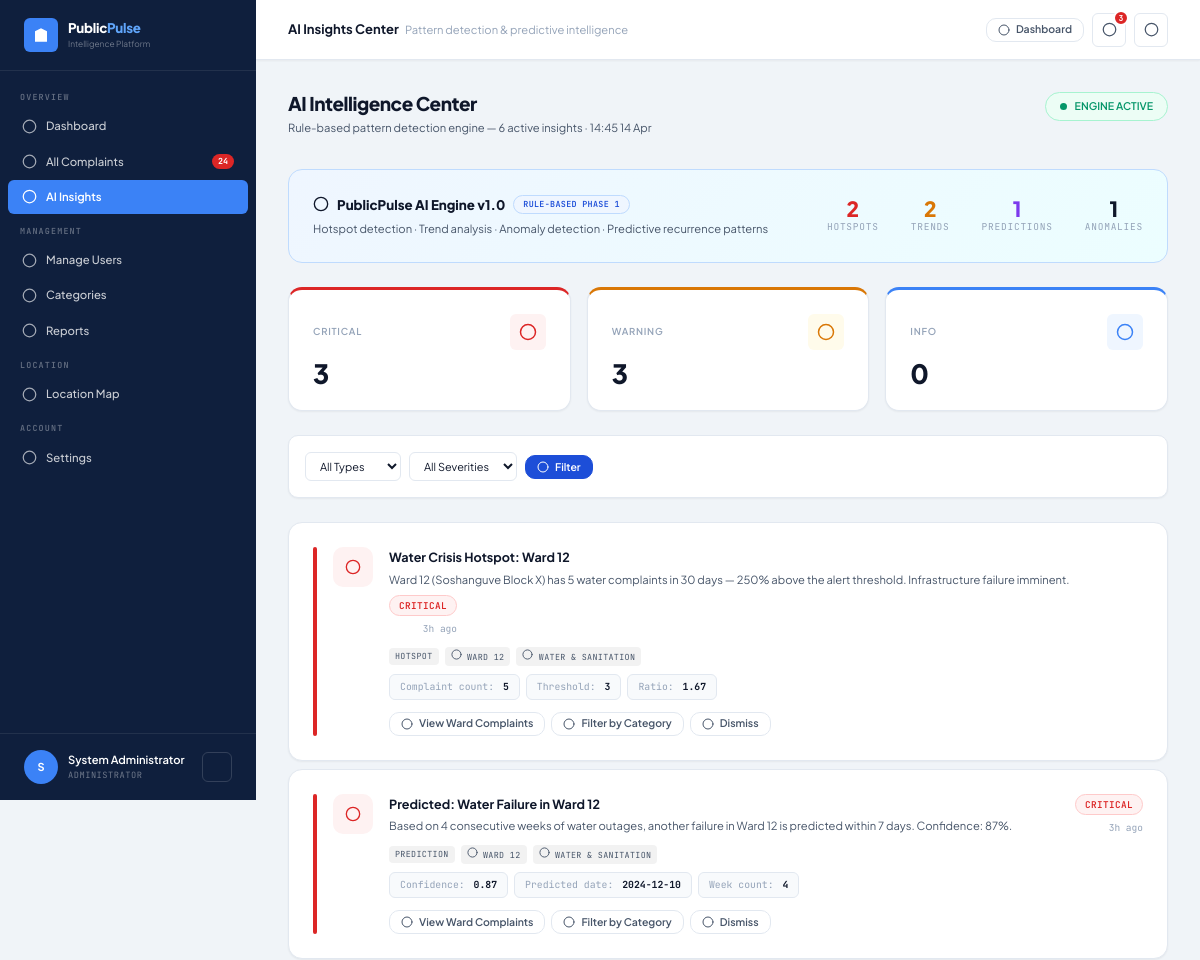
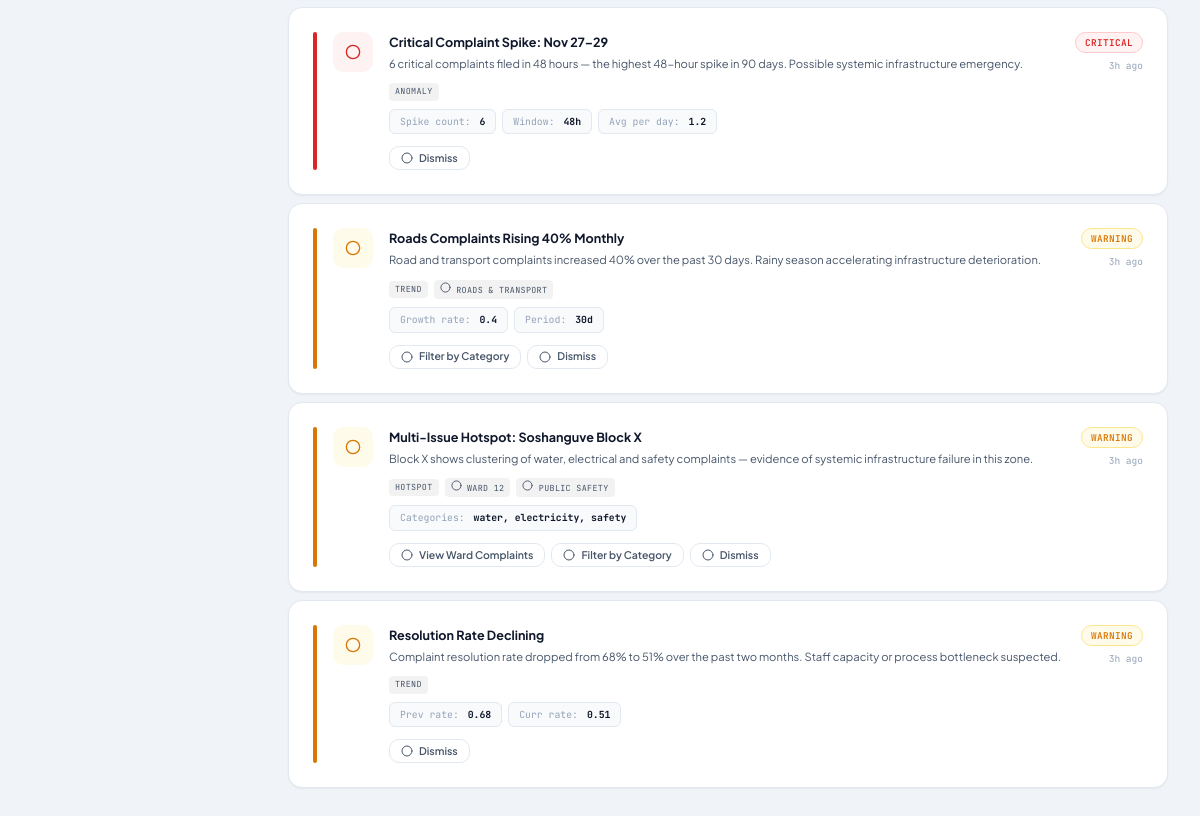
Page /admin/ai_insights.php (signed in) on the committed database (2 pictures, top to bottom).
### tables this page shows
CREATE TABLE `users` (
  `id` int(10) UNSIGNED NOT NULL,
  `name` varchar(120) NOT NULL,
  `email` varchar(180) NOT NULL,
  `password` varchar(255) NOT NULL,
  `role` enum('citizen','admin','analyst') NOT NULL DEFAULT 'citizen',
  `phone` varchar(20) DEFAULT NULL,
  `ward` varchar(100) DEFAULT NULL,
  `is_active` tinyint(1) NOT NULL DEFAULT 1,
  `created_at` datetime NOT NULL DEFAULT current_timestamp(),
  `updated_at` datetime NOT NULL DEFAULT current_timestamp() ON UPDATE current_timestamp()
);

CREATE TABLE `ai_insights` (
  `id` int(10) UNSIGNED NOT NULL,
  `type` enum('hotspot','trend','prediction','anomaly') NOT NULL,
  `title` varchar(255) NOT NULL,
  `description` text NOT NULL,
  `category_id` int(10) UNSIGNED DEFAULT NULL,
  `ward` varchar(100) DEFAULT NULL,
  `severity` enum('info','warning','critical') NOT NULL DEFAULT 'info',
  `data_json` longtext DEFAULT NULL CHECK (json_valid(`data_json`)),
  `is_active` tinyint(1) NOT NULL DEFAULT 1,
  `created_at` datetime NOT NULL DEFAULT current_timestamp()
);

CREATE TABLE `categories` (
  `id` int(10) UNSIGNED NOT NULL,
  `name` varchar(100) NOT NULL,
  `slug` varchar(100) NOT NULL,
  `icon` varchar(50) DEFAULT 'tag',
  `color` varchar(20) DEFAULT '#3b82f6',
  `description` text DEFAULT NULL,
  `is_active` tinyint(1) NOT NULL DEFAULT 1,
  `created_at` datetime NOT NULL DEFAULT current_timestamp()
);

### admin/ai_insights.php (the view, shortened to what the rows shown need)
<?php
require_once __DIR__ . '/../includes/config.php';
require_once __DIR__ . '/../includes/functions.php';
require_once __DIR__ . '/../includes/layout.php';
$user = currentUser();
$where  = 'WHERE ai.is_active=1';
$params = [];
$insights = Database::fetchAll("
    SELECT ai.*,cat.name AS category_name,cat.icon AS cat_icon
    FROM ai_insights ai LEFT JOIN categories cat ON cat.id=ai.category_id
    {$where}
    ORDER BY FIELD(ai.severity,'critical','warning','info'),ai.created_at DESC
", $params);
$counts = ['total'=>count($insights),'critical'=>0,'warning'=>0,'info'=>0,'hotspot'=>0,'trend'=>0,'prediction'=>0,'anomaly'=>0];
foreach ($insights as $ins) { $counts[$ins['severity']]++; $counts[$ins['type']]++; }
echo renderHead('AI Insights');
echo '<div class="app-shell">';
echo renderSidebar('admin_ai',$user);
echo '<div class="main-content">';
?>
<div class="page-content">
  <div class="kpi-grid" style="grid-template-columns:repeat(3,1fr);margin-bottom:var(--space-lg)">
    <div class="kpi-card red"><div class="kpi-header"><div class="kpi-label">Critical</div><div class="kpi-icon"><?= icon('zap') ?></div></div><div class="kpi-value"><?= $counts['critical'] ?></div></div>
    <div class="kpi-card yellow"><div class="kpi-header"><div class="kpi-label">Warning</div><div class="kpi-icon"><?= icon('alert-triangle') ?></div></div><div class="kpi-value"><?= $counts['warning'] ?></div></div>
  </div>
  <?php if (empty($insights)): ?>
    <div class="card">
      <div class="empty-state">
        <div class="empty-icon"><?= icon('check-circle') ?></div>
        <h3>No Active Alerts</h3>
        <p>All metrics are within normal thresholds. The AI engine continues monitoring.</p>
      </div>
    </div>
  <?php else: ?>
    <div style="display:flex;flex-direction:column;gap:var(--space-sm)">
      <?php foreach ($insights as $ins):
        $typeIcons=['hotspot'=>'fire','trend'=>'trending-up','prediction'=>'target','anomaly'=>'zap'];
        $ic = $typeIcons[$ins['type']] ?? 'alert-triangle';
        $data = $ins['data_json'] ? json_decode($ins['data_json'],true) : [];
      ?>
        <div class="card">
          <div class="card-body" style="display:flex;gap:var(--space-md);align-items:flex-start">
            <div style="width:4px;border-radius:4px;background:<?= $ins['severity']==='critical'?'var(--danger)':($ins['severity']==='warning'?'var(--warning)':'var(--primary-light)') ?>;align-self:stretch;flex-shrink:0"></div>
            <div style="width:40px;height:40px;border-radius:var(--radius-md);background:<?= $ins['severity']==='critical'?'var(--danger-bg)':($ins['severity']==='warning'?'var(--warning-bg)':'var(--primary-bg)') ?>;display:flex;align-items:center;justify-content:center;flex-shrink:0;color:<?= $ins['severity']==='critical'?'var(--danger)':($ins['severity']==='warning'?'var(--warning)':'var(--primary)') ?>">
              <?= icon($ic) ?>
            </div>
            <div style="flex:1;min-width:0">
              <div style="display:flex;align-items:flex-start;justify-content:space-between;flex-wrap:wrap;gap:8px">
                <div>
                  <div style="font-weight:700;font-size:.9rem;margin-bottom:3px"><?= htmlspecialchars($ins['title']) ?></div>
                  <div style="font-size:.8rem;color:var(--text-secondary);line-height:1.5"><?= htmlspecialchars($ins['description']) ?></div>
                </div>
                <div style="display:flex;flex-direction:column;align-items:flex-end;gap:5px;flex-shrink:0">
                  <span class="badge <?= $ins['severity']==='critical'?'badge-red':($ins['severity']==='warning'?'badge-yellow':'badge-blue') ?>">
                    <?= strtoupper($ins['severity']) ?>
                  </span>
                  <span style="font-size:.68rem;color:var(--text-muted);font-family:var(--font-mono)"><?= timeAgo($ins['created_at']) ?></span>
                </div>
              </div>
              <div style="display:flex;align-items:center;gap:6px;margin-top:10px;flex-wrap:wrap">
                <span class="insight-tag"><?= strtoupper($ins['type']) ?></span>
                <?php if ($ins['ward']): ?><span class="insight-tag"><?= icon('map-pin','',11) ?> <?= htmlspecialchars($ins['ward']) ?></span><?php endif; ?>
                <?php if ($ins['category_name']): ?><span class="insight-tag"><?= icon('tag','',11) ?> <?= htmlspecialchars($ins['category_name']) ?></span><?php endif; ?>
              </div>
              <?php if (!empty($data)): ?>
                <div style="display:flex;flex-wrap:wrap;gap:6px;margin-top:8px">
                  <?php foreach ($data as $k=>$v): ?>
                    <div style="background:var(--bg-elevated);border-radius:var(--radius-sm);padding:4px 10px;font-family:var(--font-mono);font-size:.7rem;border:1px solid var(--border)">
                      <span style="color:var(--text-muted)"><?= htmlspecialchars(str_replace('_',' ',ucfirst($k))) ?>:</span>
                      <span style="font-weight:700;margin-left:3px"><?= htmlspecialchars(is_array($v)?implode(', ',$v):(string)$v) ?></span>
                    </div>
                  <?php endforeach; ?>
                </div>
              <?php endif; ?>
              <div style="display:flex;gap:6px;margin-top:12px;flex-wrap:wrap">
                <?php if ($ins['ward']): ?>
                  <a href="<?= APP_URL ?>/admin/complaints.php?ward=<?= urlencode($ins['ward']) ?>" class="btn btn-secondary btn-sm">
                    <?= icon('inbox') ?> View Ward Complaints
                  </a>
                <?php endif; ?>
                <?php if ($ins['category_id']): ?>
                  <a href="<?= APP_URL ?>/admin/complaints.php?category=<?= $ins['category_id'] ?>" class="btn btn-secondary btn-sm">
                    <?= icon('filter') ?> Filter by Category
                  </a>
                <?php endif; ?>
                <form method="POST" style="display:inline">
                  <button type="submit" class="btn btn-secondary btn-sm"
                          onclick="return confirm('Dismiss this insight?')">
                    <?= icon('eye-off') ?> Dismiss
                  </button>
                </form>
              </div>
            </div>
          </div>
        </div>
      <?php endforeach; ?>
    </div>
  <?php endif; ?>
</div>
<?= renderFoot() ?>

### includes/layout.php (shortened to what the rows shown need)
<?php
require_once __DIR__ . '/icons.php';
function renderHead(string $title, array $extraCss = []): string
{
    $base   = APP_URL;
    $csrf   = csrfToken();
    $role   = $_SESSION['user_role'] ?? 'citizen';
    $extras = implode("\n", array_map(fn($h) => "<link rel=\"stylesheet\" href=\"{$h}\">", $extraCss));
    return <<<HTML
<!DOCTYPE html>
<html lang="en">
<head>
<meta charset="UTF-8">
<meta name="viewport" content="width=device-width,initial-scale=1">
<meta name="csrf-token" content="{$csrf}">
<title>{$title} — PublicPulse AI</title>
<link rel="preconnect" href="https://fonts.googleapis.com">
<link rel="preconnect" href="https://fonts.gstatic.com" crossorigin>
<link href="https://fonts.googleapis.com/css2?family=Plus+Jakarta+Sans:wght@300;400;500;600;700;800&family=JetBrains+Mono:wght@400;500;600&display=swap" rel="stylesheet">
<link rel="stylesheet" href="{$base}/assets/css/app.css">
{$extras}
<script src="https://cdn.jsdelivr.net/npm/chart.js@4.4.0/dist/chart.umd.min.js"></script>
<script>
  const PP_URL = '{$base}';
  const PP_ROLE = '{$role}';
</script>
</head>
<body>
HTML;
}
function renderSidebar(string $active = '', ?array $user = null): string
{
    $base  = APP_URL;
    $role  = $user['role'] ?? 'citizen';
    $name  = htmlspecialchars($user['name'] ?? 'User');
    $init  = strtoupper(mb_substr($user['name'] ?? 'U', 0, 1));
    $roles = ['admin' => 'Administrator', 'analyst' => 'Data Analyst', 'citizen' => 'Citizen'];
    $rl    = $roles[$role] ?? 'User';
    $openCount = _getSidebarOpenCount();
    $logoSvg = '<svg width="18" height="18" viewBox="0 0 24 24" fill="white" stroke="none"><path d="M3 21h18M4 21V7l8-4 8 4v14M9 21V12h6v9M9 9h1m4 0h1M9 15h1m4 0h1"/></svg>';
    $nav = '';
    if ($role === 'citizen') {
        $nav .= _navItem($base.'/citizen/dashboard.php',    'dashboard',   'Dashboard',         'citizen_dashboard',  $active);
        $nav .= _navItem($base.'/citizen/submit.php',       'plus-circle', 'Submit Complaint',  'citizen_submit',     $active);
        $nav .= _navItem($base.'/citizen/complaints.php',   'list',        'My Complaints',     'citizen_complaints', $active);
        $nav .= _navItem($base.'/citizen/track.php',        'search',      'Track Status',      'citizen_track',      $active);
        $nav .= _navItem($base.'/citizen/notifications.php','bell',        'Notifications',     'citizen_notif',      $active);
    } elseif ($role === 'admin') {
        $nav .= _navSection('Overview');
        $nav .= _navItem($base.'/admin/dashboard.php',     'dashboard',   'Dashboard',         'admin_dashboard',    $active);
        $nav .= _navItem($base.'/admin/complaints.php',    'inbox',       'All Complaints',    'admin_complaints',   $active, $openCount);
        $nav .= _navItem($base.'/admin/ai_insights.php',   'brain',       'AI Insights',       'admin_ai',           $active);
        $nav .= _navSection('Management');
        $nav .= _navItem($base.'/admin/users.php',         'users',       'Manage Users',      'admin_users',        $active);
        $nav .= _navItem($base.'/admin/categories.php',    'tag',         'Categories',        'admin_categories',   $active);
        $nav .= _navItem($base.'/admin/reports.php',       'file-text',   'Reports',           'admin_reports',      $active);
        $nav .= _navSection('Location');
        $nav .= _navItem($base.'/location.php',            'map',         'Location Map',      'location',           $active);
    }
    $nav .= _navSection('Account');
    $nav .= _navItem($base.'/settings.php', 'settings', 'Settings', 'settings', $active);
    return <<<HTML
<aside class="sidebar" id="appSidebar">
  <div class="sidebar-logo">
    <div class="sidebar-logo-icon">{$logoSvg}</div>
    <div>
      <div class="sidebar-logo-text">Public<span>Pulse</span></div>
      <div class="sidebar-logo-sub">Intelligence Platform</div>
    </div>
  </div>
  <nav class="sidebar-nav">{$nav}</nav>
  <div class="sidebar-footer">
    <div class="sidebar-user">
      <div class="avatar">{$init}</div>
      <div class="user-meta" style="flex:1;min-width:0">
        <div class="user-name">{$name}</div>
        <div class="user-role">{$rl}</div>
      </div>
      <a href="{$base}/auth/logout.php" title="Sign out"
         style="width:30px;height:30px;border:1px solid rgba(255,255,255,.15);background:transparent;color:rgba(255,255,255,.6);border-radius:6px;display:flex;align-items:center;justify-content:center;flex-shrink:0;transition:all .2s;text-decoration:none"
         onmouseover="this.style.background='rgba(255,255,255,.1)'" onmouseout="this.style.background='transparent'">
        <?= icon('logout','',14) ?>
      </a>
    </div>
  </div>
</aside>
HTML;
}
function _navSection(string $label): string
{
    return "<div class=\"nav-section-label\">{$label}</div>";
}
function _navItem(string $href, string $iconName, string $label, string $key, string $active, int $badge = 0): string
{
    $isActive  = $active === $key ? 'active' : '';
    $badgeHtml = $badge > 0 ? "<span class=\"nav-badge\">{$badge}</span>" : '';
    $ic = icon($iconName);
    return "<a href=\"{$href}\" class=\"nav-item {$isActive}\">{$ic} {$label}{$badgeHtml}</a>";
}
function _getSidebarOpenCount(): int
{
    try {
        return (int)Database::fetchScalar("SELECT COUNT(*) FROM complaints WHERE status NOT IN ('resolved','closed')");
    } catch (\Throwable $e) { return 0; }
}
function renderFoot(array $extraJs = []): string
{
    $base    = APP_URL;
    $scripts = implode("\n", array_map(fn($s) => "<script src=\"{$s}\"></script>", $extraJs));
    return <<<HTML
<script src="{$base}/assets/js/app.js"></script>
{$scripts}
</body></html>
HTML;
}

### includes/icons.php (shortened to what the rows shown need)
<?php
function icon(string $name, string $extraStyle = '', int $size = 16): string
{
    $s = "width=\"{$size}\" height=\"{$size}\"";
    $v = 'viewBox="0 0 24 24"';
    $f = 'fill="none" stroke="currentColor" stroke-width="2" stroke-linecap="round" stroke-linejoin="round"';
    $st = $extraStyle ? " style=\"{$extraStyle}\"" : '';
    $p = $paths[$name] ?? '<circle cx="12" cy="12" r="10"/>';
    return "<svg {$s} {$v} {$f}{$st}>{$p}</svg>";
}

### rows in the picture
users: name "S", role "ADMINISTRATOR"
ai_insights: category "3", title "Roads Complaints Rising 40% Monthly", description "Road and transport complaints increased 40% over the past 30 days. Rainy season accelerating infrastructure deterioration.", severity "WARNING", created_at "3h ago", type "TREND", category.name "ROADS & TRANSPORT", k "Growth rate", data_json "0.4", k "Period", data_json "30d"
ai_insights: title "Water Crisis Hotspot: Ward 12", description "Ward 12 (Soshanguve Block X) has 5 water complaints in 30 days — 250% above the alert threshold. Infrastructure failure imminent.", severity "CRITICAL", created_at "3h ago", type "HOTSPOT", ward "WARD 12", category.name "WATER & SANITATION", k "Complaint count", data_json "5", k "Threshold", data_json "3", k "Ratio", data_json "1.67"
ai_insights: title "Predicted: Water Failure in Ward 12", description "Based on 4 consecutive weeks of water outages, another failure in Ward 12 is predicted within 7 days. Confidence: 87%.", severity "CRITICAL", created_at "3h ago", type "PREDICTION", ward "WARD 12", category.name "WATER & SANITATION", k "Confidence", data_json "0.87", k "Predicted date", data_json "2024-12-10", k "Week count", data_json "4"
ai_insights: title "Critical Complaint Spike: Nov 27–29", description "6 critical complaints filed in 48 hours — the highest 48-hour spike in 90 days. Possible systemic infrastructure emergency.", severity "CRITICAL", created_at "3h ago", type "ANOMALY", k "Spike count", data_json "6", k "Window", data_json "48h", k "Avg per day", data_json "1.2"
ai_insights: title "Multi-Issue Hotspot: Soshanguve Block X", description "Block X shows clustering of water, electrical and safety complaints — evidence of systemic infrastructure failure in this zone.", severity "WARNING", created_at "3h ago", type "HOTSPOT", ward "WARD 12", category.name "PUBLIC SAFETY", k "Categories", v "water, electricity, safety"
ai_insights: title "Resolution Rate Declining", description "Complaint resolution rate dropped from 68% to 51% over the past two months. Staff capacity or process bottleneck suspected.", severity "WARNING", created_at "3h ago", type "TREND", k "Prev rate", data_json "0.68", k "Curr rate", data_json "0.51"

### other values in the picture
$label "OVERVIEW MANAGEMENT LOCATION ACCOUNT"
$label "Dashboard All Complaints AI Insights Manage Users Categories Reports Location Map Settings"
$badge "24"
$name "System Administrator"
$title_esc "AI Insights Center"
$sub_esc "Pattern detection & predictive intelligence"
$btn['label'] "Dashboard"
$badgeNum "3"
count($insights) "6"
$cnt "2"
$label "HOTSPOTS"
$label "TRENDS"
$cnt "1"
$label "PREDICTIONS"
$label "ANOMALIES"
